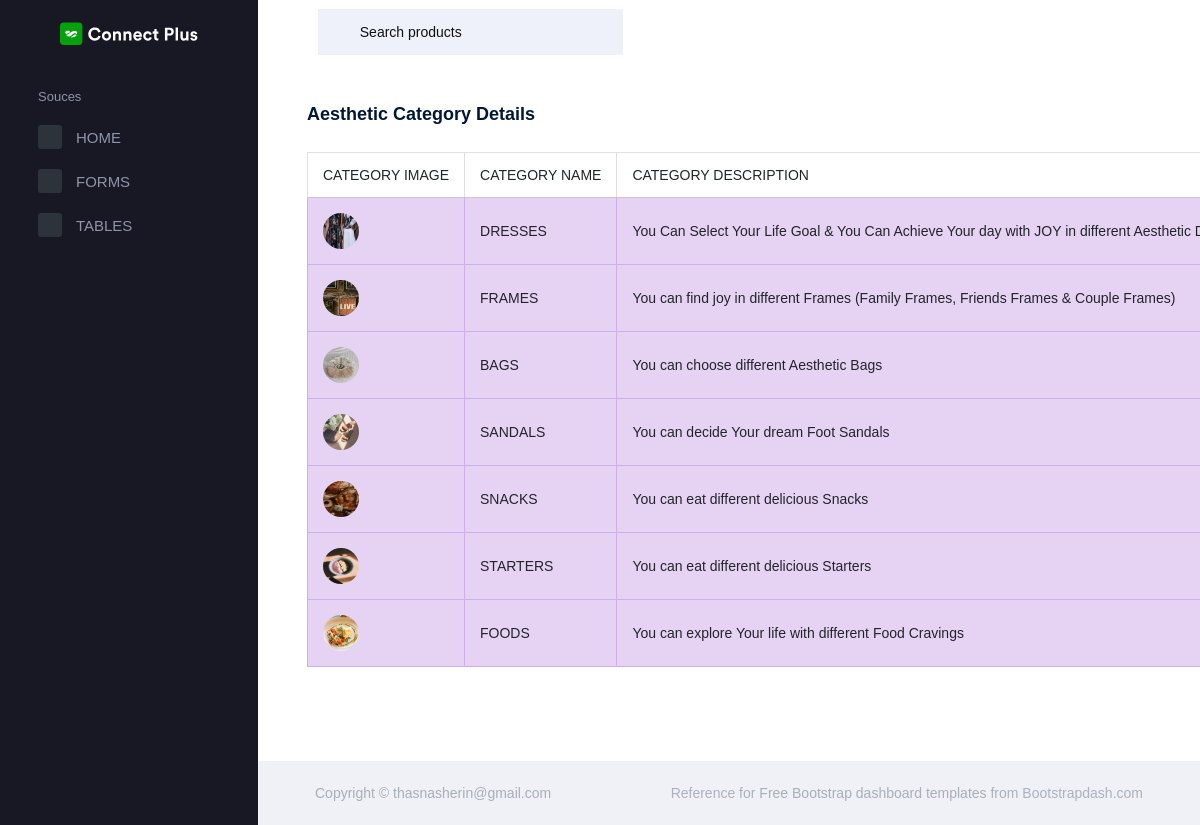
The app's page /view_aesthetic_categories with its own data.
### Adminapp/models.py (models this page shows)
class Category(models.Model):
    cname=models.CharField(max_length=20)
    cdesc=models.CharField(max_length=100)
    cimage=models.ImageField(upload_to='cimages')

### Adminapp/views.py (the view)
# urls.py: path('view_aesthetic_categories',views.view_aesthetic_categories,name='view_aesthetic_categories'),
def view_aesthetic_categories(request):
    cat=Category.objects.all()
    return render(request,'view_aesthetic_categories.html',{'cat':cat})

### Adminapp/templates/view_aesthetic_categories.html (shortened to what this page needs)
{% extends 'adminindex.html' %}
{% block content %}
<div style="margin-right: 40px;" class="col-lg-6 stretch-card">
    <div class="card">
      <div class="card-body">
        <h4 class="card-title">Aesthetic Category Details</h4>
        <table style="margin-right: 20px;" class="table table-bordered">
          <thead>
            <tr>
              <th> CATEGORY IMAGE </th>
              <th> CATEGORY NAME </th>
              <th> CATEGORY DESCRIPTION </th>
            </tr>
          </thead>
          <tbody>
            {% for i in cat %}
            <tr class="table-info">
              <td><img src="{{i.cimage.url}}" alt="">  </td>
              <td> {{i.cname}} </td>
              <td> {{i.cdesc}} </td>
            </tr>
            {% endfor %}
          </tbody>
        </table>
      </div>
    </div>
  </div>
{% endblock %}

### records on screen
Category: cimage (picture), cname "DRESSES", cdesc "You Can Select Your Life Goal & You Can Achieve Your day with JOY in different Aesthetic…"
Category: cimage (picture), cname "FRAMES", cdesc "You can find joy in different Frames (Family Frames, Friends Frames & Couple Frames)"
Category: cimage (picture), cname "BAGS", cdesc "You can choose different Aesthetic Bags"
Category: cimage (picture), cname "SANDALS", cdesc "You can decide Your dream Foot Sandals"
Category: cimage (picture), cname "SNACKS", cdesc "You can eat different delicious Snacks"
Category: cimage (picture), cname "STARTERS", cdesc "You can eat different delicious Starters"
Category: cimage (picture), cname "FOODS", cdesc "You can explore Your life with different Food Cravings"
